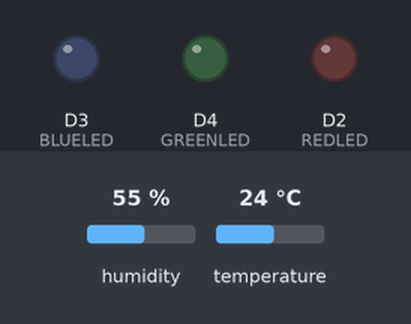
Bench run of a program on a simulated ESP8266 (NodeMCU). Shown: output pins drawn as LEDs (lit = HIGH). Inputs (shaded band) come from the test bench; at power-on: temperature 24 °C, humidity 55 %. WiFi joins after 1.5 s; servers stay silent unless stated; random numbers use the default seed unless the program sets one; no MQTT or app messages arrive unless stated; what the program prints to the serial monitor is not drawn.

Above: at 2.7 s.
2.8 s: temperature set to 26 °C
At 4.5 s:
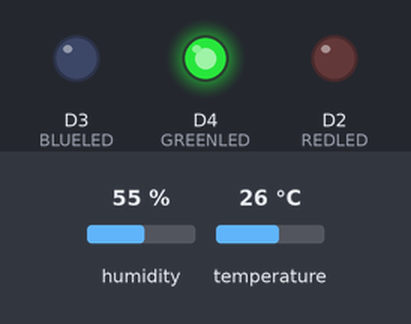
5.8 s: temperature set to 12 °C
At 8.8 s:
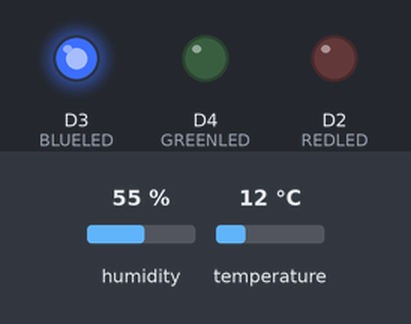
9.1 s: temperature set to 28 °C
At 10.0 s:
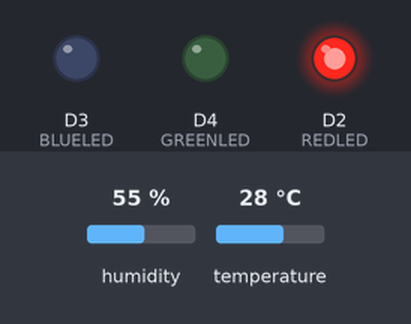
12.1 s: temperature set to 25 °C
At 14.9 s:
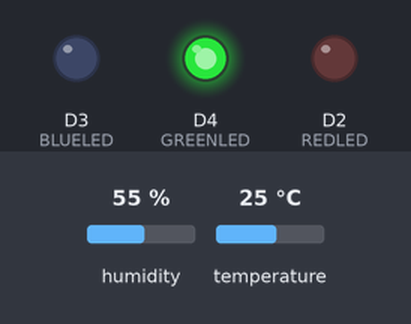
15.2 s: temperature set to 19 °C
At 16.1 s:
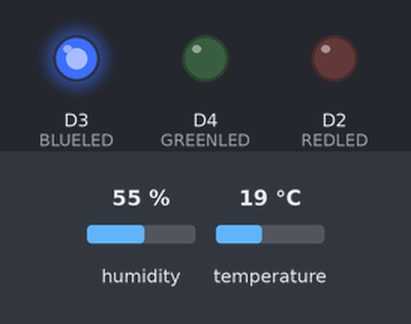
Timing chart, 0 to 18.2 s (numbered marks = the images above; inputs shaded):
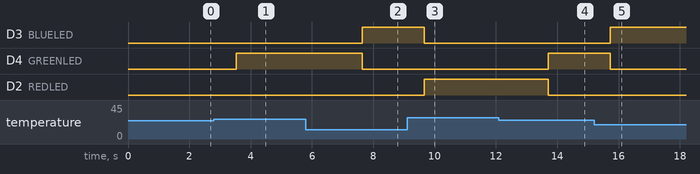

Measured:
- the behaviour switches between 24 and 25 °C on temperature (found by bisection; images 0 and 1)
- the behaviour switches between 27 and 26 °C on temperature (found by bisection; images 3 and 4)
- after the input at 2.8 s, D4 (GREENLED): LOW → HIGH after 0.74 s
- after the input at 5.8 s, D3 (BLUELED): LOW → HIGH after 1.8 s; D4 (GREENLED): HIGH → LOW after 1.8 s
- after the input at 9.1 s, D3 (BLUELED): HIGH → LOW after 0.56 s; D2 (REDLED): LOW → HIGH after 0.56 s
- after the input at 12.1 s, D4 (GREENLED): LOW → HIGH after 1.6 s; D2 (REDLED): HIGH → LOW after 1.6 s
- after the input at 15.2 s, D3 (BLUELED): LOW → HIGH after 0.54 s; D4 (GREENLED): HIGH → LOW after 0.54 s

The program:

main.cpp
```cpp
#include <Arduino.h>
#include "DHT.h"
#include <ESP8266WiFi.h>
#include <PubSubClient.h>

#define DHTPIN D1
#define DHTTYPE DHT11
DHT dht(DHTPIN, DHTTYPE);

#define REDLED D2
#define BLUELED D3
#define GREENLED D4

int minTemp = 24;
int maxTemp = 27;

const char* ssid = "your wifi SSID";
const char* password = "password";
const char* mqtt_server = "broker.hivemq.com";

const char* topicTemp = "topic/environment/temperature" ;
const char* topicHumid = "topic/environment/humidity" ;

WiFiClient espClient;
PubSubClient client(espClient);
unsigned long lastMsg = 0;
#define MSG_BUFFER_SIZE	(50)
char msg[MSG_BUFFER_SIZE];
//int value = 0;

//=============================================WIFI Setup============================================================

void setup_wifi() {

  delay(10);
  // We start by connecting to a WiFi network
  Serial.println();
  Serial.print("Connecting to ");
  Serial.println(ssid);

  pinMode(REDLED,OUTPUT);
  pinMode(BLUELED,OUTPUT);
  pinMode(GREENLED,OUTPUT);


  WiFi.mode(WIFI_STA);
  WiFi.begin(ssid, password);

  while (WiFi.status() != WL_CONNECTED) {
    delay(500);
    Serial.print(".");
  }

  randomSeed(micros());

  Serial.println("");
  Serial.println("WiFi connected");
  Serial.println("IP address: ");
  Serial.println(WiFi.localIP());
}

//=============================================================================================================================

// void callback(char* topic, byte* payload, unsigned int length) {
//   Serial.print("Message arrived [");
//   Serial.print(topic);
//   Serial.print("] ");
//   for (int i = 0; i < length; i++) {
//     Serial.print((char)payload[i]);
//   }
//   Serial.println();

//   // Switch on the LED if an 1 was received as first character
//   if ((char)payload[0] == '1') {
//     digitalWrite(BUILTIN_LED, LOW);   // Turn the LED on (Note that LOW is the voltage level
//     // but actually the LED is on; this is because
//     // it is active low on the ESP-01)
//   } else {
//     digitalWrite(BUILTIN_LED, HIGH);  // Turn the LED off by making the voltage HIGH
//   }

// }

//===========================================================================================================================


void reconnect() {
  // Loop until we're reconnected
  while (!client.connected()) {
    Serial.print("Attempting MQTT connection...");
    // Create a random client ID
    String clientId = "ESP8266Client-";
    clientId += String(random(0xffff), HEX);
    // Attempt to connect
    if (client.connect(clientId.c_str())) {
      Serial.println("connected");
      // Once connected, publish an announcement...
      //client.publish("DHTTestTopic", "hello world");
    } else {
      Serial.print("failed, rc=");
      Serial.print(client.state());
      Serial.println(" try again in 5 seconds");
      // Wait 5 seconds before retrying
      delay(5000);
    }
  }
}

//=======================================================================================================================

void setup() {
  Serial.begin(115200);
  Serial.println(F("DHT11 test!"));

  setup_wifi();
  client.setServer(mqtt_server, 1883);
  //client.setCallback(callback);

  dht.begin();

}

//====================================================================================================================

void loop() {
  delay(2000);

  float h = dht.readHumidity();
  float t = dht.readTemperature();

  if (isnan(h) || isnan(t)) {
    Serial.println(F("Failed to read from DHT sensor!"));
    return;
  }

  if (t <= minTemp){
    digitalWrite(REDLED,LOW);
    digitalWrite(BLUELED,HIGH);
    digitalWrite(GREENLED,LOW);
  }
  else if (t >= maxTemp){
    digitalWrite(REDLED,HIGH);
    digitalWrite(BLUELED,LOW);
    digitalWrite(GREENLED,LOW);
  }
  else{
    digitalWrite(REDLED,LOW);
    digitalWrite(BLUELED,LOW);
    digitalWrite(GREENLED,HIGH);
  }

  // float hif = dht.computeHeatIndex(f, h);

  // float hic = dht.computeHeatIndex(t, h, false);

  // Serial.print(F("Humidity: "));
  // Serial.print(h);
  // Serial.print(F("%  Temperature: "));
  // Serial.print(t);
  // Serial.print(F("°C "));
  // Serial.print(f);
  // Serial.print(F("°F  Heat index: "));
  // Serial.print(hic);
  // Serial.print(F("°C "));
  // Serial.print(hif);
  // Serial.println(F("°F"));
  // Serial.println("===================================================================");

  if (!client.connected()) {
    reconnect();
  }
  client.loop();

  unsigned long now = millis();
  if (now - lastMsg > 2000) {
    lastMsg = now;
    // ++value;
    snprintf (msg, MSG_BUFFER_SIZE, "Temperature: %.2f°C, Humidity: %.2f%%", t, h);
    Serial.print("Publish message: ");
    Serial.println(msg);
    // Convert the float values to strings
    String temperature = String(t);
    String humidity = String(h);

    // Publish the temperature and humidity values as strings
    client.publish(topicTemp, temperature.c_str());
    client.publish(topicHumid, humidity.c_str());
  }
}
```
